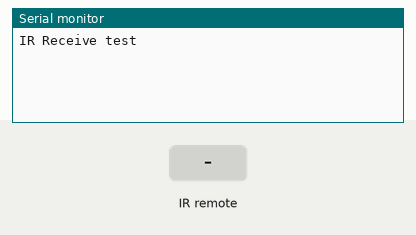
A sketch run on a simulated Arduino Uno, built with avr-gcc and run on an emulated ATmega328P. Parts: the last lines printed to the serial monitor. Inputs (shaded band) come from the test bench.

Above: at 1.2 s.
1.3 s: infrared code 0x45 received
At 2.2 s:
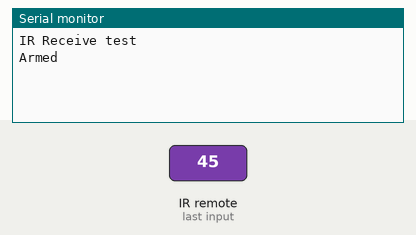
2.8 s: infrared code 0x47 received
At 3.3 s:
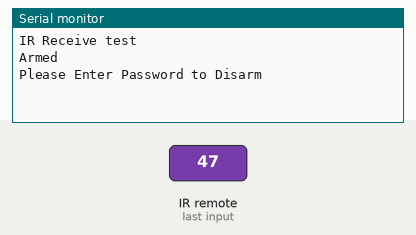
4.3 s: infrared code 0x45 received
At 7.3 s:
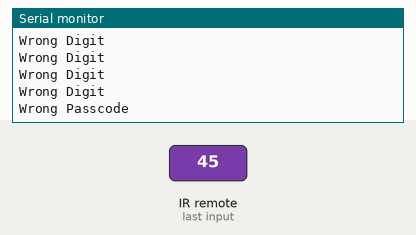

Measured:
- after the input at 1.3 s, the serial monitor: prints a new line at once (image 1)
- after the input at 2.8 s, the serial monitor: prints a new line at once (image 2)
- after the input at 4.3 s, the serial monitor: prints a new line at once (image 3)

The sketch:

ir_remote_servo_starter.ino
```cpp
#include <IRremote.h>

// Set up IR reciever pin
const byte IR_RECEIVE_PIN = 3;
IRrecv irrecv(IR_RECEIVE_PIN);
decode_results results;
// Create variable to store value recieved from the ir remote
int ir_command;
int correct_code;
int passcode[] = {12, 24, 94, 8};

void setup()
{
   Serial.begin(9600);  // start serial monitor to visualize data
   Serial.println("IR Receive test");   // print initial message
   IrReceiver.begin(IR_RECEIVE_PIN, ENABLE_LED_FEEDBACK); // start IR receiver library
   irrecv.enableIRIn();
}

void loop() {
   if (IrReceiver.decode()) // Perform an action only if a command is recieved from the IR remote
   {
      ir_command = IrReceiver.decodedIRData.command;   // Decode IR remote button press signal data
      //Serial.println(ir_command); // Print decoded IR remote button press signal signal received


      switch(ir_command){ // Switch statement that exectures code in each case for desired button press

        case 69: Serial.println("Armed"); break;
        case 71:
        Serial.println("Please Enter Password to Disarm");
        for (int digit = 0; digit<=3; digit++) {
          delay(500);
          IrReceiver.resume();
          while (!irrecv.decode()) {
            // DO NOTHING AND WAIT FOR BUTTON PRESS
          }
          if (IrReceiver.decode()) {
            ir_command = IrReceiver.decodedIRData.command;
          }

          if (ir_command == passcode[digit]){
            Serial.println("Correct Digit");
            correct_code++;
            Serial.println(correct_code);
          } else {
            Serial.println("Wrong Digit");
          }
        }

        if (correct_code == 4) {
            Serial.println("Correct Passcode");
            Serial.println("System Dis-Armed");
          } else {
            Serial.println("Wrong Passcode");
          }
        correct_code = 0;
        break;

      } // End Switch case structure
      delay(50);


      // Resume waiting for the next IR remote button press
      IrReceiver.resume();
   }  // End IR receiver decode if statement after button pressed
} // End void loop, head back to the top of the void loop again
```
